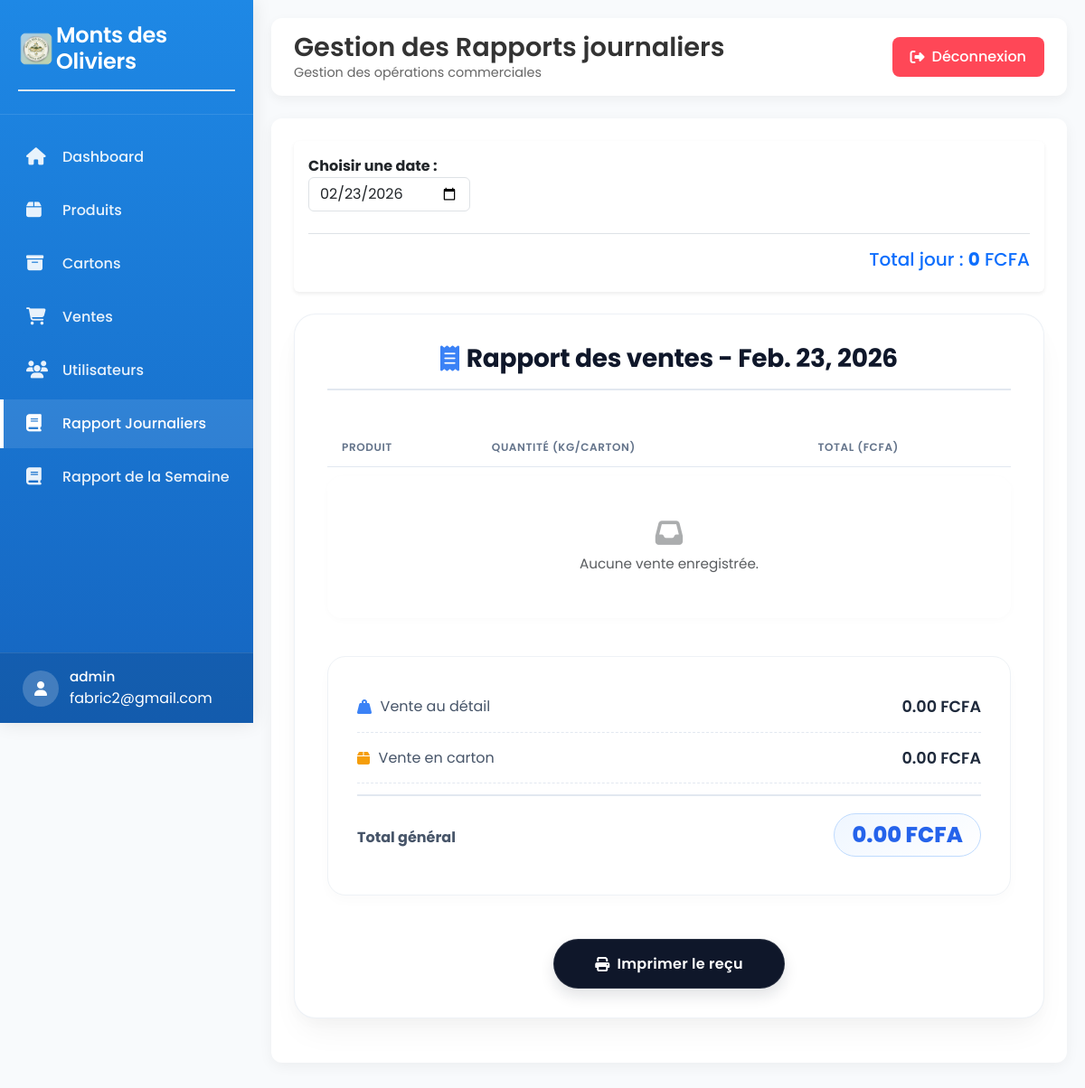
/rapport_journalier/ (signed in), run on the app's committed database.
### stock_produit/models/user.py (models this page shows, shortened)
class User(AbstractUser):
    USER_TYPE_CHOICES = [
        ('admin', 'Admin'),
        ('caissier', 'Caissier'),
    ]
    username = None
    email = models.EmailField(unique=True)
    user_type = models.CharField(max_length=10, choices=USER_TYPE_CHOICES)
    USERNAME_FIELD = 'email'
    REQUIRED_FIELDS = []

### stock_produit/views.py (the view)
# urls.py: path('rapport_journalier/', views.rapport_journalier, name='rapport_journalier'),
def rapport_journalier(request):
    selected_date = request.GET.get("date")
    if selected_date:
        date = datetime.strptime(selected_date, "%Y-%m-%d").date()
    else:
        date = timezone.now().date()
    ventes = (
        Vente.objects
        .filter(recu__created_at__date=date)
        .values('produit__name')
        .annotate(
            total_quantite=Sum(
                Case(
                    When(type_vente='DETAIL', then=F('poids_vendu')),
                    When(type_vente='CARTON', then=F('carton__initial_weight')),
                    default=0,
                    output_field=DecimalField()
                )
            ),
            total_montant=Sum('total_price')
        )
        .order_by('produit__name')
    )
    total_detail = (
        Vente.objects
        .filter(recu__created_at__date=date, type_vente='DETAIL')
        .aggregate(total=Sum('total_price'))['total'] or 0
    )
    total_carton = (
        Vente.objects
        .filter(recu__created_at__date=date, type_vente='CARTON')
        .aggregate(total=Sum('total_price'))['total'] or 0
    )
    total_general = total_detail + total_carton
    context = {
        'date': date,
        'selected_date': date,   # ✅ AJOUT IMPORTANT
        'ventes': ventes,
        'total_detail': total_detail,
        'total_carton': total_carton,
        'total_general': total_general,
    }
    return render(request, "Rapport/rapport_journalier.html", context)

### stock_produit/templates/Rapport/rapport_journalier.html (shortened to what this page needs)
{% extends "Base/base.html" %}
{% block page_title %}Gestion des Rapports journaliers{% endblock %}
{% block content %}
<div class="card shadow-sm border-0 mb-4">
    <div class="card-body p-3">
        <form method="get" action="{% url 'rapport_journalier' %}" id="dateForm" class="mb-3">
    <label for="date" class="fw-bold">Choisir une date :</label>
    <input
        type="date"
        name="date"
        id="date"
        class="form-control w-auto"
        value="{{ selected_date|date:'Y-m-d' }}"
        onchange="document.getElementById('dateForm').submit();"
    >
</form>
        <div class="total-jour text-end mt-4 pt-3 border-top">
            <h5 class="text-primary">
                Total jour : <span class="fw-bold">{{ total_general }}</span> FCFA
            </h5>
        </div>
    </div>
</div>
<div class="container my-4" id="receipt">
    <h3 class="text-center">
        <i class="fas fa-receipt me-2" style="color: #3b82f6;"></i> Rapport des ventes - {{ date }}
    </h3>
    <table class="table mt-4">
        <thead>
            <tr>
                <th>Produit</th>
                <th>Quantité (Kg/carton)</th>
                <th>Total (FCFA)</th>
            </tr>
        </thead>
        <tbody>
            {% for v in ventes %}
            <tr>
                <td>
                    <span class="product-name">{{ v.produit__name }}</span>
                </td>
                <td>
                    <span class="badge-qty">{{ v.total_quantite|floatformat:2 }}</span>
                </td>
                <td>
                    <span class="amount">{{ v.total_montant|floatformat:2 }}</span>
                </td>
            </tr>
            {% empty %}
            <tr>
                <td colspan="3" class="text-center py-5 text-muted">
                    <i class="fas fa-inbox fa-2x mb-2" style="opacity: 0.5;"></i><br>
                    Aucune vente enregistrée.
                </td>
            </tr>
            {% endfor %}
        </tbody>
    </table>
    <div class="summary-card">
        <div class="summary-item">
            <span class="summary-label">
                <i class="fas fa-weight-hanging" style="color: #3b82f6;"></i> Vente au détail
            </span>
            <span class="summary-value">{{ total_detail|floatformat:2 }} FCFA</span>
        </div>
        <div class="summary-item">
            <span class="summary-label">
                <i class="fas fa-box" style="color: #f59e0b;"></i> Vente en carton
            </span>
            <span class="summary-value">{{ total_carton|floatformat:2 }} FCFA</span>
        </div>
        <div class="summary-item total">
            <span class="summary-label fw-bold">Total général</span>
            <span class="summary-value grand-total">{{ total_general|floatformat:2 }} FCFA</span>
        </div>
    </div>
    <div class="text-center mt-5">
        <button class="btn-print" onclick="window.print()">
            <i class="fas fa-print me-2"></i> Imprimer le reçu
        </button>
    </div>
</div>
{% endblock %}

### stock_produit/templates/Base/base.html (shortened to what this page needs)
<!DOCTYPE html>
<html lang="fr">
<head>
    {% load static %}
    <link href="https://cdn.jsdelivr.net/npm/bootstrap@5.3.2/dist/css/bootstrap.min.css" rel="stylesheet">
    <link href="https://cdnjs.cloudflare.com/ajax/libs/font-awesome/6.5.1/css/all.min.css" rel="stylesheet">
</head>
<body>
    <div class="sidebar" id="sidebar">
        <div class="sidebar-header">
            <h3><img src="{% static 'icons/icon-192.png' %}" alt="" class="img-icons"> Monts des Oliviers</h3>
        </div>
        <div class="sidebar-menu">
            <ul>
                <li>
                    <a href="{% url 'dashboard' %}" class="{% if request.path == '/dashboard/' %}active{% endif %}">
                        <i class="fas fa-home"></i>
                        <span>Dashboard</span>
                    </a>
                </li>
                <li>
                    <a href="{% url 'produits' %}" class="{% if 'produits' in request.path %}active{% endif %}">
                        <i class="fas fa-box"></i>
                        <span>Produits</span>
                    </a>
                </li>
                <li>
                    <a href="{% url 'cartons' %}" class="{% if 'cartons' in request.path %}active{% endif %}">
                        <i class="fas fa-archive"></i>
                        <span>Cartons</span>
                    </a>
                </li>
                <li>
                    <a href="{% url 'ventes' %}" class="{% if 'ventes' in request.path %}active{% endif %}">
                        <i class="fas fa-shopping-cart"></i>
                        <span>Ventes</span>
                    </a>
                </li>
                <li>
                    <a href="{% url 'users' %}" class="{% if 'users' in request.path %}active{% endif %}">
                        <i class="fas fa-users"></i>
                        <span>Utilisateurs</span>
                    </a>
                </li>
                <li>
                    <a href="{% url 'rapport_journalier' %}" class="{% if 'rapport_journalier' in request.path %}active{% endif %}">
                        <i class="fa-solid fa-book"></i>
                        <span>Rapport Journaliers</span>
                    </a>
                </li>
                                <li>
                    <a href="{% url 'rapport_semaine' %}" class="{% if 'rapport_semaine' in request.path %}active{% endif %}">
                        <i class="fa-solid fa-book"></i>
                        <span>Rapport de la Semaine</span>
                    </a>
                </li>
            </ul>
        </div>
        <div class="user-profile">
            <div class="user-info">
                <div class="user-avatar">
                    <i class="fas fa-user"></i>
                </div>
                <div>
                    {% if request.user.is_authenticated %}
                    <div class="user-name">{{ request.user.user_type }}</div>
                    <span>{{ request.user.email }}</span>
                    {% endif %}
                </div>
            </div>
        </div>
    </div>
    <div class="main-content" id="mainContent">
        <nav class="top-navbar">
            <div class="left-header">
                <div class="page-title">
                    <h1>{% block page_title %}Dashboard{% endblock %}</h1>
                    <p>{% block page_subtitle %}Gestion des opérations commerciales{% endblock %}</p>
                </div>
            </div>
            <div class="top-actions">
                <a href="{% url 'deconnexion' %}" class="logout-btn">
                    <i class="fas fa-sign-out-alt"></i>
                    Déconnexion
                </a>
            </div>
        </nav>
        <div class="content-card fade-in">
            {% block content %}{% endblock %}
        </div>
    </div>
</body>
</html>

### stock_produit/templates/Base/base.html (style rules this page uses)
:root { --primary-blue: #1e88e5; --dark-blue: #1565c0; --light-blue: #e3f2fd; --sidebar-width: 280px; --sidebar-collapsed: 80px; }
* { margin: 0; padding: 0; box-sizing: border-box; font-family: 'Poppins', sans-serif; }
body { background-color: #f8f9fa; min-height: 100vh; overflow-x: hidden; }
.sidebar { width: var(--sidebar-width); background: linear-gradient(180deg, var(--primary-blue) 0%, var(--dark-blue) 100%); position: fixed; top: 0; left: 0; height: 100vh; z-index: 1050; transition: all 0.3s ease; box-shadow: 0 0 20px rgba(0, 0, 0, 0.1); transform: translateX(0); }
.sidebar-header { padding: 25px 20px; border-bottom: 1px solid rgba(255, 255, 255, 0.1); display: flex; justify-content: space-between; align-items: center; }
.sidebar-header h3 { color: white; font-weight: 600; font-size: 1.5rem; margin: 0; }
.sidebar-menu { padding: 20px 0; height: calc(100vh - 180px); overflow-y: auto; }
.sidebar-menu ul { list-style: none; padding: 0; }
.sidebar-menu li { margin-bottom: 5px; }
.sidebar-menu a { display: flex; align-items: center; padding: 15px 25px; color: rgba(255, 255, 255, 0.9); text-decoration: none; transition: all 0.3s; border-left: 4px solid transparent; }
.sidebar-menu a:hover, .sidebar-menu a.active { background: rgba(255, 255, 255, 0.1); color: white; border-left-color: white; }
.sidebar-menu i { width: 25px; font-size: 1.2rem; margin-right: 15px; }
.sidebar-menu span { font-weight: 500; }
.user-profile { position: absolute; bottom: 0; left: 0; right: 0; padding: 15px 25px; border-top: 1px solid rgba(255, 255, 255, 0.1); background: rgba(0, 0, 0, 0.1); }
.user-info { display: flex; align-items: center; color: white; }
.user-avatar { width: 40px; height: 40px; background: rgba(255, 255, 255, 0.2); border-radius: 50%; display: flex; align-items: center; justify-content: center; margin-right: 12px; }
.user-name { font-weight: 500; font-size: 0.95rem; }
.main-content { margin-left: var(--sidebar-width); padding: 20px; min-height: 100vh; transition: all 0.3s ease; }
.top-navbar { background: white; padding: 15px 25px; border-radius: 12px; box-shadow: 0 4px 12px rgba(0, 0, 0, 0.05); margin-bottom: 25px; display: flex; justify-content: space-between; align-items: center; }
.top-navbar .page-title h1 { font-size: 1.8rem; font-weight: 600; color: #333; margin: 0; }
.top-navbar .page-title p { color: #666; margin: 0; font-size: 0.9rem; }
.top-actions { display: flex; align-items: center; gap: 20px; }
.left-header { display: flex; align-items: center; }
.logout-btn { background: #ff4757; color: white; border: none; padding: 10px 20px; border-radius: 8px; font-weight: 500; transition: all 0.3s; display: flex; align-items: center; gap: 8px; text-decoration: none; }
.content-card { background: white; border-radius: 12px; padding: 25px; box-shadow: 0 4px 15px rgba(0, 0, 0, 0.05); margin-bottom: 25px; }
.img-icons { width: 40px; height: 40px; margin-right: 2px; border-radius: 15px ; }
.fade-in { animation: fadeIn 0.5s ease-out; }

### data on the page
User: user.user_type "admin", user.email "fabric2@gmail.com", last_login "Feb. 23, 2026"

### other printed values
{{ total_general }} "0"
{{ total_detail|floatformat:2 }} "0.00"
{{ total_carton|floatformat:2 }} "0.00"
{{ total_general|floatformat:2 }} "0.00"
